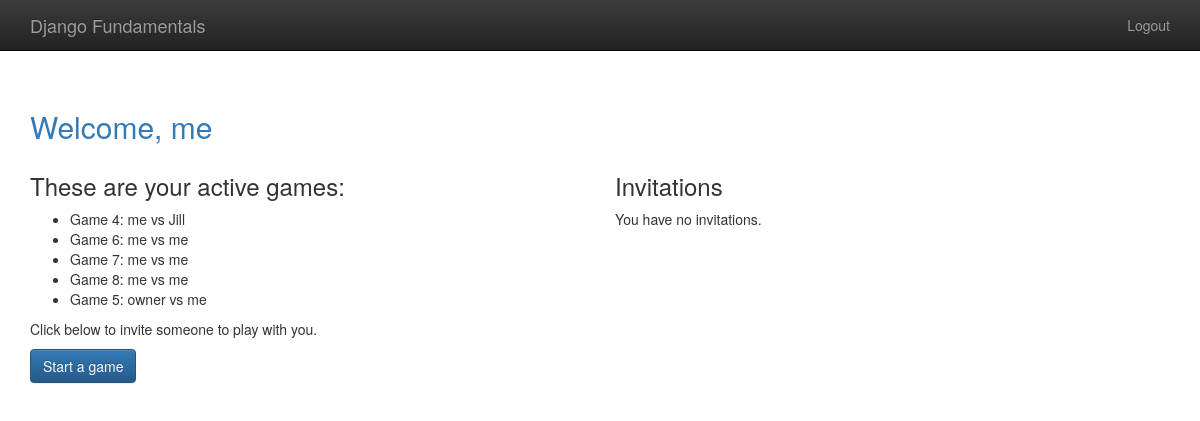
Screenshot of /player/home (signed in) with the database file from the repository.
### gameplay/models.py (models this page shows, shortened)
class Game(models.Model):
    firstPlayer = models.ForeignKey(User, on_delete = models.CASCADE, related_name = "gamesFirstPlayer")
    secondPlayer = models.ForeignKey(User, on_delete = models.CASCADE, related_name = "gamesSecondPlayer")
    startTime = models.DateTimeField(auto_now_add = True)
    lastActive = models.DateTimeField(auto_now = True)
    status = models.CharField(max_length = 1, default = 'F', choices = gameStatusChoices)
    objects = GamesQuerySet.as_manager()

### player/views.py (the view)
# urls.py: url(r'home$', home, name="player_home"),
@login_required
def home(request):
    myGames = Game.objects.gamesForUser(request.user)
    activeGames = myGames.active()
    invitations = request.user.invitations_received.all()
    return render(request, "player/home.html", {'games': activeGames, 'invitations': invitations})

### gameplay/models.py (called while the page is built)
    def gamesForUser(self, user):
            return self.filter(Q(firstPlayer = user) | Q(secondPlayer = user))

    def active(self):
        return self.filter(Q(status = 'F') | Q(status = 'S'))

### templates/player/home.html (shortened to what this page needs)
﻿{% extends "base.html" %}
{% block content %}
    <h2 class="text-primary">Welcome, {{user.username}}</h2>
    <div class="row">
        <div class="col-md-6">
            <h3>These are your active games:</h3>
            <ul>
                {% for g in games %}
                <li>Game {{g.id}}:  {{g.firstPlayer}} vs {{g.secondPlayer}}</li>
                {% endfor %}
            </ul>
            <p>Click below to invite someone to play with you.</p>
            <p>
                <a class="btn btn-primary"; href="{% url 'player_new_invitation' %}">
                    Start a game
                </a>
            </p>
        </div>
        <div class="col-md-6">
            <h3>Invitations</h3>
            {% if invitations %}
                <div class="list-group">
                    {% for inv in invitations %}
                        <a class="list-group-item"
                           href="{% url 'player_accept_invitation' id=inv.id %}">
                            {{inv.from_user.username}} has invited you to a game.
                        </a>
                    {% endfor %}
                </div>
            {% else %}
                <p>You have no invitations.</p>
            {% endif %}
        </div>
    </div>
{% endblock %}

### templates/base.html (shortened to what this page needs)
﻿{% load staticfiles %}
<!doctype html>
<html class="no-js" lang="">
<head>
    <link rel="stylesheet" href="{% static 'css/bootstrap.min.css' %}">
    <link rel="stylesheet" href="{% static 'css/bootstrap-theme.min.css' %}">
    <link rel="stylesheet" href="{% static 'css/main.css' %}">
</head>
    <body>
    <nav class="navbar navbar-inverse navbar-fixed-top" role="navigation">
      <div class="container">
        <div class="navbar-header">
            <a class="navbar-brand" href="/">Django Fundamentals</a>
        </div>
        <ul class="nav navbar-nav navbar-right">
            {% if user.is_authenticated %}
                <li><a href="{% url 'player_logout' %}">Logout</a></li>
            {% else %}
                <li><a href="{% url 'player_login' %}">Login</a></li>
            {% endif %}
        </ul>
      </div>
    </nav>
    <div class="container">
        {% block content %}
        {% endblock %}
    </div>
    </body>
</html>

### templates/base.html (style rules this page uses)
body { padding-top: 70px; padding-bottom: 20px; }

### rows the page displays
Game: id "4", firstPlayer "me", secondPlayer "Jill"
Game: id "6", firstPlayer "me", secondPlayer "me"
Game: id "7", firstPlayer "me", secondPlayer "me"
Game: id "8", firstPlayer "me", secondPlayer "me"
Game: id "5", firstPlayer "owner", secondPlayer "me"

### other values shown
{{ user.username }} "me"
